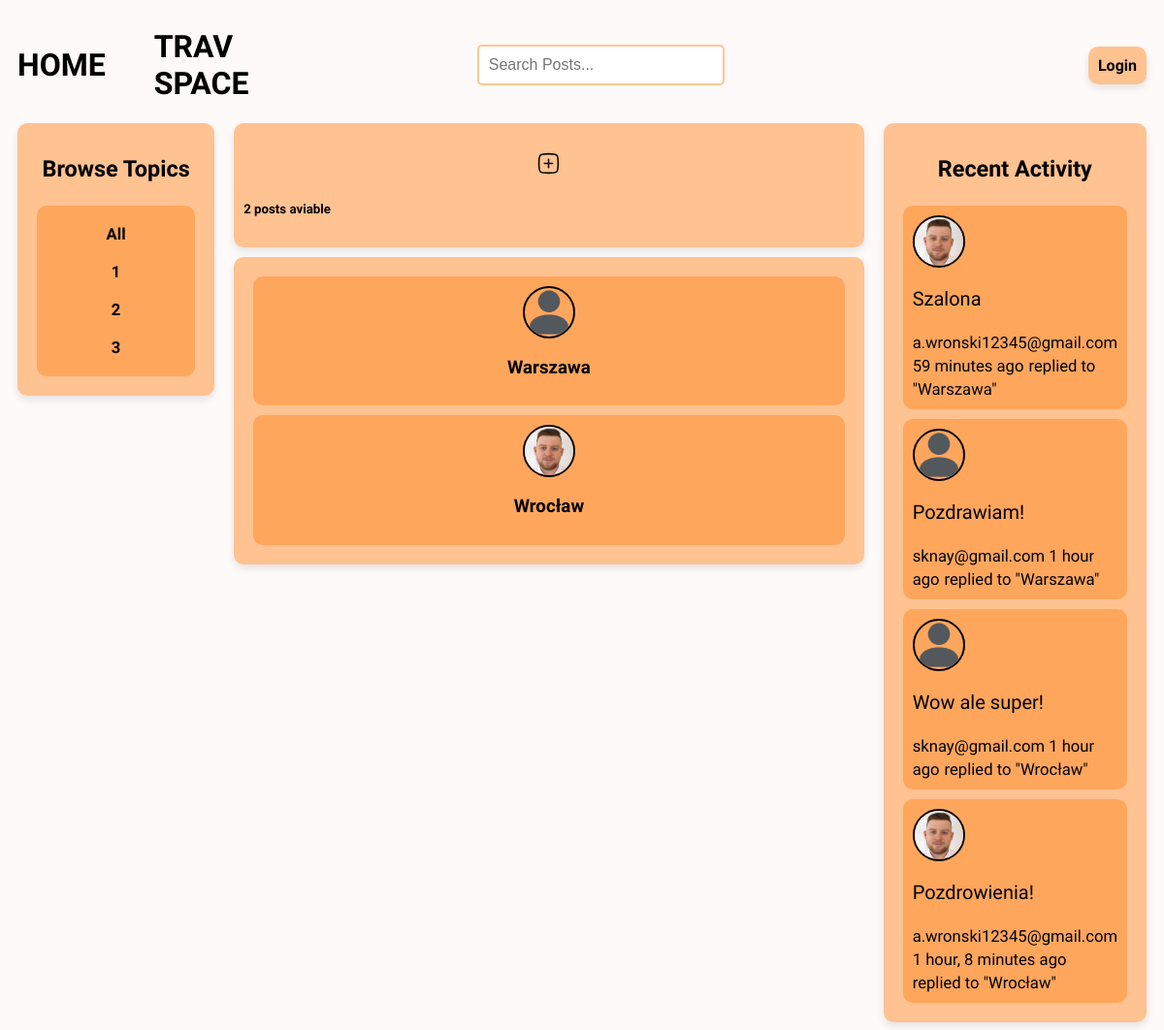
The page / on the database its author committed.
### base/models.py (models this page shows, shortened)
class Topic(models.Model):
    name = models.CharField(max_length=100)

class Post(models.Model):
    host = models.ForeignKey(User, on_delete=models.SET_NULL, null=True)
    topic = models.ForeignKey(Topic, on_delete=models.SET_NULL, null=True)
    title = models.CharField(max_length=100)
    date_created = models.DateTimeField(auto_now_add=True)
    localisation = models.CharField(max_length=100)
    description = models.TextField(null=True, blank=True)
    participants = models.ManyToManyField(User, related_name='participants', blank=True)
    rate = models.IntegerField()
    image = models.ImageField(upload_to='posts/', blank=True, null=True)
    class Meta:
        ordering = ['-date_created']
    def __str__(self):
        return self.title

class User(AbstractUser):
    name = models.CharField(max_length=100, null=True)
    email = models.EmailField(unique=True)
    bio = models.TextField(null=True, blank=True)
    avatar = models.ImageField(null=True, default='User-avatar.svg.png')
    USERNAME_FIELD = 'email'
    REQUIRED_FIELDS = []

class Comment(models.Model):
    user = models.ForeignKey(User, on_delete=models.CASCADE)
    post = models.ForeignKey(Post, on_delete=models.CASCADE)
    body = models.TextField()
    date_created = models.DateTimeField(auto_now_add=True)
    class Meta:
        ordering = ['-date_created']
    def __str__(self):
        return self.body[0:25]

### base/views.py (the view)
# urls.py: path('', views.home, name='home'),
def home(request):
    q = request.GET.get('q') if request.GET.get('q') != None else ''
    posts = Post.objects.filter(
        Q(topic__name__icontains=q) |
        Q(title__icontains=q) |
        Q(localisation__icontains=q)
        )
    topics = Topic.objects.all()
    post_count = posts.count()
    post_comments = Comment.objects.filter(Q(post__topic__name__icontains=q))
    context = {'posts': posts, 'topics': topics, 'post_count': post_count, 'post_comments': post_comments}
    return render(request, 'base/home.html', context)

### base/templates/base/home.html
{% extends 'main.html' %}
{% block content %}
<div class="home-container">
    <div>
        {% include 'base/components/topics_component.html' %}
    </div>
    <div>
        {% include 'base/components/info_component.html' %}
        {% include 'base/components/feed_component.html' %}
    </div>
    <div>
        {% include 'base/components/activity_component.html' %}
    </div>
</div>
{% endblock %}

### base/templates/base/components/topics_component.html
<div class="browse-topic-container">
    <h3 class="browse-title-container">Browse Topics</h3>
    <div class="browse-topic-container-topics">
        <div>
            <h5><a href="{% url 'home' %}">All</a></h5>
        </div>
        {% for topic in topics %}
            <div class="browse-topic-name">
                <a href="{% url 'home' %}?q={{topic.name}}" class="browse-topic-name">
                    <h5>{{topic.name}}</h5>
                </a>
            </div>
        {% endfor %}
    </div>
</div>

### base/templates/base/components/feed_component.html (shortened to what this page needs)
{% load static %}
<div class="feed-container">
    {% for post in posts %}
        <div class="post-feed-container" id="post_feed_container">
            <div class="avatar">
                <img src="{{post.host.avatar.url}}" />
            </div>
            <h3><a href="{% url 'post' post.id %}">{{post.title}}</a></h3>
        </div>
    {% endfor %}
</div>

### base/templates/base/components/activity_component.html (shortened to what this page needs)
<div class="activity-container">
    <h3>Recent Activity</h3>
    {% for comment in post_comments %}
        <div class="activity-container-comment">
            <div class="avatar">
                <img src="{{comment.user.avatar.url}}" />
            </div>
            <p>{{comment}}</p>
            <small><a href="{% url 'user_profile' comment.user.username %}">{{comment.user}}</a> {{comment.date_created|timesince}} ago</small>
            <small>replied to "{{comment.post}}"</small>
        </div>
    {% endfor %}
</div>

### static/styles/main.css (style rules this page uses)
body { background-color: #FFFAFA; font-family: 'Source Sans 3', sans-serif; }
a { text-decoration: none; color: black; }
.home-container { display: grid; grid-template-columns: 1fr 3fr 1fr; }
.browse-topic-container { background-color: rgba(255, 139, 43, 0.5); margin-left: 10px; margin-right: 10px; border-radius: 10px; padding: 10px; font-size: 20px; box-shadow: 0 4px 8px rgba(0, 0, 0, 0.1); }
.browse-topic-name { display: flex; justify-content: center; text-align: center; }
.browse-topic-container h3 { text-align: center; }
.browse-topic-container h5 { text-align: center; margin: 10px; }
.browse-topic-container-topics { background-color: rgba(255, 139, 43, 0.5); margin: 10px; border-radius: 10px; padding: 10px; }
.feed-container { background-color: rgba(255, 139, 43, 0.5); margin-left: 10px; margin-right: 10px; border-radius: 10px; padding: 10px; box-shadow: 0 4px 8px rgba(0, 0, 0, 0.1); }
.post-feed-container { background-color: rgba(255, 139, 43, 0.5); margin-left: 10px; margin-right: 10px; border-radius: 10px; padding: 10px; margin: 10px; display: flex; flex-direction: column; align-items: center; }
.activity-container { background-color: rgba(255, 139, 43, 0.5); margin-right: 10px; margin-left: 10px; border-radius: 10px; padding: 10px; font-size: 20px; box-shadow: 0 4px 8px rgba(0, 0, 0, 0.1); }
.activity-container h3 { text-align: center; }
.activity-container a { text-align: center; }
.activity-container-comment { background-color: rgba(255, 139, 43, 0.5); margin: 10px; border-radius: 10px; padding: 10px; }
.avatar img { vertical-align: middle; width: 50px; height: 50px; border-radius: 50%; border: 2px solid black; }

### rows shown on the page
Topic: name "1"
Topic: name "2"
Topic: name "3"
Post: host.avatar (picture), title "Warszawa"
Post: host.avatar (picture), title "Wrocław"
Comment: user.avatar (picture), body "Szalona", user "a.wronski12345@gmail.com", date_created "59 minutes", post "Warszawa"
Comment: user.avatar (picture), body "Pozdrawiam!", user "sknay@gmail.com", date_created "1 hour", post "Warszawa"
Comment: user.avatar (picture), body "Wow ale super!", user "sknay@gmail.com", date_created "1 hour", post "Wrocław"
Comment: user.avatar (picture), body "Pozdrowienia!", user "a.wronski12345@gmail.com", date_created "1 hour, 8 minutes", post "Wrocław"

### other values the page prints
{{ post_count }} "2"
